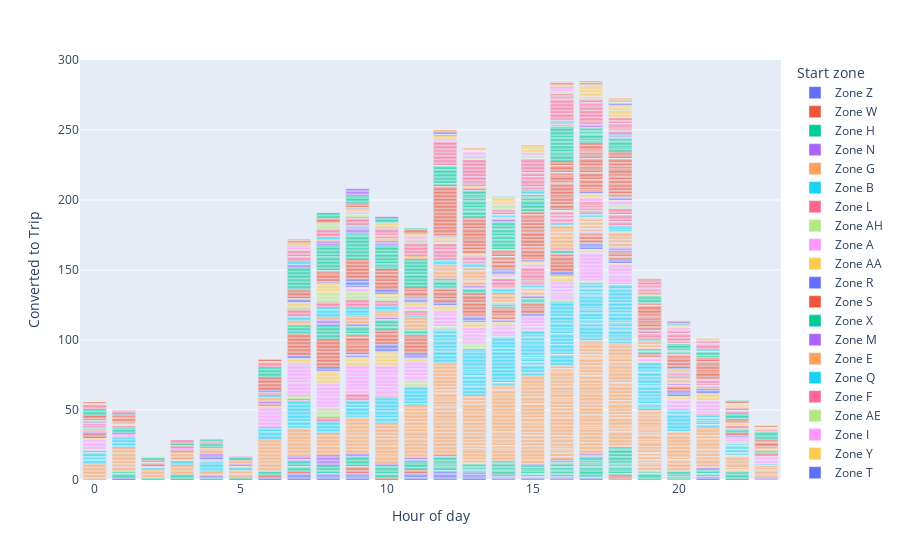

Notebook code cell kept with this figure:
### Markdown cell above
# Exploring the data

### Code cell
df = dataA
fig = px.bar(df, x="Hour of day", y="Converted to Trip", color="Start zone")
fig.show()

### Figure 1 — Plotly figure (JSON) as saved in the notebook; plotly's stock layout.template omitted (floating-point values rounded to 4 significant figures; data arrays with more than 128 entries replaced by an {"elided": "..."} marker saying what was removed)
{"data": [{"alignmentgroup": "True", "hovertemplate": "Start zone=Zone Z<br>Hour of day=%{x}<br>Converted to Trip=%{y}<extra></extra>", "legendgroup": "Zone Z", "marker": {"color": "#636efa"}, "name": "Zone Z", "offsetgroup": "Zone Z", "orientation": "v", "showlegend": true, "textposition": "auto", "type": "bar", "x": [17, 11, 18, 9, 7, 15, 18, 14, 1, 8, 12, 15, 16, 14, 10, 11, 15, 17, 9, 11, 19, 7, 13, 12, 10, 14, 14, 8, 18, 22, 15, 19, 12, 13, 11, 18, 15, 17, 9, 13, 12, 22, 16, 13, 15, 23, 16, 14, 12, 18, 17, 22, 12, 21, 13, 17, 14, 13, 8, 15, 19, 12, 13, 23, 14, 18, 7, 13, 12, 8, 9, 18, 14, 8, 17, 21, 16, 16, 9, 21, 8, 12, 19, 17, 16, 6, 18, 11, 9, 11, 11, 18, 21, 9, 16, 7, 7, 6, 16, 13, 21, 7, 14, 13, 1, 2, 9, 16, 8, 9, 16], "xaxis": "x", "y": [0, 1, 0, 0, 1, 1, 0, 1, 1, 1, 1, 0, 1, 0, 1, 1, 0, 1, 0, 0, 0, 1, 1, 0, 0, 0, 0, 1, 0, 0, 1, 0, 1, 1, 0, 0, 0, 0, 1, 1, 1, 0, 0, 0, 0, 0, 0, 1, 1, 0, 1, 1, 1, 0, 1, 0, 0, 0, 1, 1, 0, 0, 0, 0, 1, 1, 1, 0, 1, 0, 1, 0, 0, 1, 0, 0, 0, 1, 1, 1, 1, 0, 0, 0, 0, 1, 0, 1, 0, 1, 1, 0, 1, 1, 1, 1, 1, 1, 0, 1, 1, 0, 0, 1, 1, 0, 1, 0, 0, 0, 0], "yaxis": "y"}, {"alignmentgroup": "True", "hovertemplate": "Start zone=Zone W<br>Hour of day=%{x}<br>Converted to Trip=%{y}<extra></extra>", "legendgroup": "Zone W", "marker": {"color": "#EF553B"}, "name": "Zone W", "offsetgroup": "Zone W", "orientation": "v", "showlegend": true, "textposition": "auto", "type": "bar", "x": [13, 9, 13, 16, 3, 9, 15, 19, 6, 14, 10, 18, 18, 17, 11, 11, 18, 13, 13, 12, 21, 17, 14, 20, 16, 18, 14, 9, 9, 9, 15, 11, 5, 15, 18, 7, 18, 18, 21, 11, 16, 9, 22, 16, 11, 13], "xaxis": "x", "y": [0, 1, 0, 0, 1, 1, 0, 0, 1, 0, 1, 0, 0, 0, 0, 1, 0, 0, 0, 1, 0, 0, 0, 0, 1, 1, 1, 0, 1, 1, 0, 1, 0, 0, 1, 1, 0, 1, 0, 0, 0, 1, 0, 0, 1, 0], "yaxis": "y"}, {"alignmentgroup": "True", "hovertemplate": "Start zone=Zone H<br>Hour of day=%{x}<br>Converted to Trip=%{y}<extra></extra>", "legendgroup": "Zone H", "marker": {"color": "#00cc96"}, "name": "Zone H", "offsetgroup": "Zone H", "orientation": "v", "showlegend": true, "textposition": "auto", "type": "bar", "x": {"elided": "303 int values"}, "xaxis": "x", "y": {"elided": "303 int values"}, "yaxis": "y"}, {"alignmentgroup": "True", "hovertemplate": "Start zone=Zone N<br>Hour of day=%{x}<br>Converted to Trip=%{y}<extra></extra>", "legendgroup": "Zone N", "marker": {"color": "#ab63fa"}, "name": "Zone N", "offsetgroup": "Zone N", "orientation": "v", "showlegend": true, "textposition": "auto", "type": "bar", "x": [11, 7, 7, 23, 12, 19, 7, 14, 13, 13, 7, 13, 8, 7, 17, 16, 8, 8, 23, 11, 17, 7, 9, 18, 8, 15, 9, 16, 21, 13, 13, 19, 17, 13, 14, 8, 21, 17, 10, 1, 16, 13, 8, 11, 18, 10, 15, 6, 17, 2, 8, 12, 14, 14, 9, 7, 16, 18, 17, 22, 11, 15, 8, 4], "xaxis": "x", "y": [1, 1, 0, 0, 0, 0, 1, 0, 0, 0, 0, 0, 1, 0, 0, 1, 1, 1, 1, 0, 1, 1, 0, 0, 1, 0, 1, 0, 1, 0, 0, 0, 0, 0, 0, 1, 0, 0, 1, 0, 0, 0, 1, 0, 0, 1, 1, 0, 0, 0, 1, 1, 1, 0, 1, 1, 1, 0, 1, 0, 1, 0, 1, 1], "yaxis": "y"}, {"alignmentgroup": "True", "hovertemplate": "Start zone=Zone G<br>Hour of day=%{x}<br>Converted to Trip=%{y}<extra></extra>", "legendgroup": "Zone G", "marker": {"color": "#FFA15A"}, "name": "Zone G", "offsetgroup": "Zone G", "orientation": "v", "showlegend": true, "textposition": "auto", "type": "bar", "x": {"elided": "1229 int values"}, "xaxis": "x", "y": {"elided": "1229 int values"}, "yaxis": "y"}, {"alignmentgroup": "True", "hovertemplate": "Start zone=Zone B<br>Hour of day=%{x}<br>Converted to Trip=%{y}<extra></extra>", "legendgroup": "Zone B", "marker": {"color": "#19d3f3"}, "name": "Zone B", "offsetgroup": "Zone B", "orientation": "v", "showlegend": true, "textposition": "auto", "type": "bar", "x": {"elided": "711 int values"}, "xaxis": "x", "y": {"elided": "711 int values"}, "yaxis": "y"}, {"alignmentgroup": "True", "hovertemplate": "Start zone=Zone L<br>Hour of day=%{x}<br>Converted to Trip=%{y}<extra></extra>", "legendgroup": "Zone L", "marker": {"color": "#FF6692"}, "name": "Zone L", "offsetgroup": "Zone L", "orientation": "v", "showlegend": true, "textposition": "auto", "type": "bar", "x": [16, 19, 8, 18, 9, 22, 9, 7, 9, 12, 23, 8, 9, 13, 9, 17, 21, 7, 11, 7, 8, 10, 14, 23, 13, 9, 11, 17], "xaxis": "x", "y": [0, 0, 1, 1, 0, 0, 1, 1, 1, 0, 0, 1, 1, 1, 1, 0, 1, 0, 1, 1, 1, 1, 0, 0, 0, 1, 0, 1], "yaxis": "y"}, {"alignmentgroup": "True", "hovertemplate": "Start zone=Zone AH<br>Hour of day=%{x}<br>Converted to Trip=%{y}<extra></extra>", "legendgroup": "Zone AH", "marker": {"color": "#B6E880"}, "name": "Zone AH", "offsetgroup": "Zone AH", "orientation": "v", "showlegend": true, "textposition": "auto", "type": "bar", "x": [19, 23, 15, 1, 13, 17, 11, 13, 2, 17, 3, 20, 7, 22, 14, 17, 18, 16, 13, 17, 23, 16, 18, 8, 8, 18, 10, 14, 8, 9, 11, 8, 8, 7, 3, 0, 17, 11, 19, 18, 13, 11, 10, 13, 8, 1, 21, 16, 4, 9, 11, 18, 10, 14, 14, 22, 18, 21, 17, 11, 16, 18, 12, 15, 14, 8, 21, 13, 0, 8, 13, 17, 11, 23, 16, 12, 9, 22, 2, 13], "xaxis": "x", "y": [1, 0, 0, 0, 1, 0, 1, 0, 0, 0, 0, 0, 1, 0, 0, 0, 0, 0, 1, 1, 0, 0, 0, 1, 1, 0, 0, 0, 1, 0, 1, 1, 0, 1, 0, 1, 0, 0, 0, 0, 0, 1, 1, 0, 0, 0, 1, 1, 1, 0, 1, 0, 0, 0, 0, 0, 0, 0, 0, 0, 0, 0, 0, 0, 0, 1, 0, 1, 0, 1, 1, 0, 0, 0, 0, 1, 0, 1, 0, 0], "yaxis": "y"}, {"alignmentgroup": "True", "hovertemplate": "Start zone=Zone A<br>Hour of day=%{x}<br>Converted to Trip=%{y}<extra></extra>", "legendgroup": "Zone A", "marker": {"color": "#FF97FF"}, "name": "Zone A", "offsetgroup": "Zone A", "orientation": "v", "showlegend": true, "textposition": "auto", "type": "bar", "x": {"elided": "361 int values"}, "xaxis": "x", "y": {"elided": "361 int values"}, "yaxis": "y"}, {"alignmentgroup": "True", "hovertemplate": "Start zone=Zone AA<br>Hour of day=%{x}<br>Converted to Trip=%{y}<extra></extra>", "legendgroup": "Zone AA", "marker": {"color": "#FECB52"}, "name": "Zone AA", "offsetgroup": "Zone AA", "orientation": "v", "showlegend": true, "textposition": "auto", "type": "bar", "x": [7, 21, 17, 9, 18, 18, 16, 21, 11, 15, 9, 10, 3, 8, 7, 13, 12, 9, 10, 21, 17, 8, 18, 14, 14, 18, 10, 8, 17, 12, 22, 17, 8, 5, 6, 21, 15, 10, 8, 12, 8, 13, 14, 18, 15, 18, 21, 15, 10, 14, 23, 12, 9, 0, 8, 17, 20, 12, 10, 21, 10, 15, 6, 16, 11, 7, 22, 16, 17, 13, 23, 21, 11, 20, 19, 15, 7, 10, 11, 10, 17, 18, 16, 13, 9, 0, 8, 10, 10, 9, 9, 11, 9, 20, 18, 15, 12, 20, 16, 7, 14, 13, 21, 10, 13, 21, 23, 8, 10], "xaxis": "x", "y": [0, 0, 0, 1, 0, 1, 1, 0, 0, 0, 1, 0, 1, 1, 1, 1, 1, 1, 1, 0, 0, 1, 0, 0, 1, 0, 1, 1, 0, 1, 1, 0, 1, 1, 1, 0, 0, 0, 1, 1, 1, 1, 1, 0, 0, 0, 1, 0, 1, 1, 1, 0, 0, 1, 1, 1, 1, 1, 1, 1, 1, 0, 0, 1, 1, 1, 0, 1, 0, 1, 0, 1, 0, 0, 0, 0, 1, 1, 1, 1, 1, 0, 0, 1, 1, 0, 1, 1, 0, 0, 1, 0, 1, 1, 0, 0, 1, 0, 1, 1, 0, 0, 1, 1, 0, 1, 0, 1, 1], "yaxis": "y"}, {"alignmentgroup": "True", "hovertemplate": "Start zone=Zone R<br>Hour of day=%{x}<br>Converted to Trip=%{y}<extra></extra>", "legendgroup": "Zone R", "marker": {"color": "#636efa"}, "name": "Zone R", "offsetgroup": "Zone R", "orientation": "v", "showlegend": true, "textposition": "auto", "type": "bar", "x": [22, 21, 18, 9, 9, 0, 21, 14, 18, 17, 11, 8, 18, 15, 4, 16, 9, 16, 15, 9, 17, 7, 14, 20, 15, 15, 7, 23, 16, 1, 17, 11, 13, 14, 10, 12, 13, 16, 17, 11, 9, 21, 18, 6, 9, 7, 15, 4, 17, 13, 21, 10, 11, 13, 13, 11, 21, 9, 20, 18, 13, 9, 10, 8, 10, 13, 15, 19, 21, 17, 7, 17, 17, 10, 20, 14, 8, 10, 20, 13, 20, 14, 13, 12, 12], "xaxis": "x", "y": [1, 0, 0, 1, 0, 1, 1, 0, 0, 0, 1, 0, 1, 0, 1, 0, 0, 1, 0, 0, 0, 0, 0, 1, 1, 0, 0, 0, 1, 1, 1, 0, 0, 1, 1, 1, 0, 1, 1, 0, 1, 1, 1, 0, 0, 1, 1, 1, 1, 1, 0, 1, 1, 0, 1, 1, 0, 0, 1, 1, 1, 1, 1, 1, 1, 0, 0, 0, 1, 0, 1, 1, 0, 1, 1, 0, 1, 0, 0, 0, 1, 1, 1, 0, 1], "yaxis": "y"}, {"alignmentgroup": "True", "hovertemplate": "Start zone=Zone S<br>Hour of day=%{x}<br>Converted to Trip=%{y}<extra></extra>", "legendgroup": "Zone S", "marker": {"color": "#EF553B"}, "name": "Zone S", "offsetgroup": "Zone S", "orientation": "v", "showlegend": true, "textposition": "auto", "type": "bar", "x": {"elided": "224 int values"}, "xaxis": "x", "y": {"elided": "224 int values"}, "yaxis": "y"}, {"alignmentgroup": "True", "hovertemplate": "Start zone=Zone X<br>Hour of day=%{x}<br>Converted to Trip=%{y}<extra></extra>", "legendgroup": "Zone X", "marker": {"color": "#00cc96"}, "name": "Zone X", "offsetgroup": "Zone X", "orientation": "v", "showlegend": true, "textposition": "auto", "type": "bar", "x": [17, 3, 7, 10, 14, 1, 13, 16, 8, 23, 12, 10, 1, 18, 13, 16, 11, 7, 12, 17, 15, 11, 21, 19, 14, 8, 3, 5, 19, 8, 8, 10, 12, 9, 8, 9, 17, 12, 9, 14, 15, 13, 10, 9, 9, 10, 10, 5, 16, 14, 15, 15, 19, 15, 18, 14, 8, 19, 20, 9, 14, 12, 7, 1, 8, 11, 12, 16, 23, 18, 22, 15, 10, 7, 9, 2, 7, 10, 6, 9, 21, 8, 12, 16, 2, 21, 13, 8, 9, 1, 8, 10, 14, 16, 19, 17, 17, 12, 22, 13, 3, 7, 20, 11, 14, 8, 14, 10, 8, 18, 10, 17, 15, 15, 21, 12, 18, 11, 7, 12, 17, 13, 11, 17], "xaxis": "x", "y": [0, 0, 0, 1, 0, 1, 1, 0, 1, 1, 0, 1, 1, 0, 1, 0, 1, 1, 1, 0, 0, 0, 0, 1, 1, 1, 0, 0, 0, 1, 1, 0, 0, 1, 0, 0, 0, 1, 0, 0, 1, 1, 1, 1, 1, 0, 1, 0, 0, 0, 0, 1, 0, 0, 0, 1, 1, 0, 0, 1, 1, 1, 0, 0, 1, 1, 1, 0, 0, 1, 1, 1, 1, 1, 1, 0, 1, 1, 0, 1, 0, 0, 1, 0, 1, 0, 0, 1, 0, 1, 1, 1, 0, 1, 1, 0, 1, 0, 1, 1, 0, 1, 0, 1, 0, 1, 0, 0, 1, 0, 1, 0, 1, 0, 0, 1, 0, 0, 1, 0, 0, 0, 1, 0], "yaxis": "y"}, {"alignmentgroup": "True", "hovertemplate": "Start zone=Zone M<br>Hour of day=%{x}<br>Converted to Trip=%{y}<extra></extra>", "legendgroup": "Zone M", "marker": {"color": "#ab63fa"}, "name": "Zone M", "offsetgroup": "Zone M", "orientation": "v", "showlegend": true, "textposition": "auto", "type": "bar", "x": [15, 21, 8, 11, 14, 8, 18, 9, 14, 11, 8, 8, 20, 16, 14, 19, 16, 22, 17, 15, 9, 17, 19, 12, 7, 18, 7, 14, 21, 18, 16, 23, 5, 21, 17, 13, 17, 7, 17, 20, 10, 20, 21, 13, 14, 9, 22, 21, 8, 18, 15, 17, 13, 19, 10, 13, 0, 21, 18, 7, 13, 13, 14, 20, 19, 13, 6, 16, 19, 16, 16, 17, 16, 0, 16, 9, 15, 20, 4, 8, 4, 16, 13, 8, 18, 13, 10, 5, 23, 21, 12, 10, 17, 18], "xaxis": "x", "y": [0, 0, 1, 0, 0, 1, 1, 0, 0, 0, 0, 1, 0, 1, 0, 0, 0, 0, 0, 1, 1, 0, 0, 0, 1, 1, 0, 0, 0, 0, 0, 1, 1, 0, 0, 0, 1, 0, 0, 0, 0, 1, 0, 0, 0, 1, 0, 0, 1, 0, 1, 0, 0, 1, 0, 0, 1, 0, 0, 0, 1, 0, 0, 0, 0, 0, 1, 0, 0, 0, 0, 0, 0, 1, 1, 0, 0, 0, 0, 0, 1, 0, 1, 1, 0, 0, 1, 0, 0, 1, 1, 0, 0, 0], "yaxis": "y"}, {"alignmentgroup": "True", "hovertemplate": "Start zone=Zone E<br>Hour of day=%{x}<br>Converted to Trip=%{y}<extra></extra>", "legendgroup": "Zone E", "marker": {"color": "#FFA15A"}, "name": "Zone E", "offsetgroup": "Zone E", "orientation": "v", "showlegend": true, "textposition": "auto", "type": "bar", "x": {"elided": "254 int values"}, "xaxis": "x", "y": {"elided": "254 int values"}, "yaxis": "y"}, {"alignmentgroup": "True", "hovertemplate": "Start zone=Zone Q<br>Hour of day=%{x}<br>Converted to Trip=%{y}<extra></extra>", "legendgroup": "Zone Q", "marker": {"color": "#19d3f3"}, "name": "Zone Q", "offsetgroup": "Zone Q", "orientation": "v", "showlegend": true, "textposition": "auto", "type": "bar", "x": [14, 11, 9, 12, 23, 22, 10, 18, 7, 22, 12, 0, 6, 12, 0, 12, 21, 8, 14, 17, 21, 21, 1, 13, 17, 15, 12, 18, 22, 8, 0, 15, 12, 10, 22, 8, 17, 16, 10, 8, 23, 15, 16, 0, 0, 8, 13, 14, 23, 8, 12, 19, 18, 19, 12, 15, 13, 22, 10, 16, 9, 8, 18, 9, 8, 7, 13, 22, 10, 8, 8, 13, 14, 9, 7, 0, 18, 18, 15, 18, 9, 11, 16, 13, 13, 9, 16, 16, 21, 11, 20, 7, 18, 16, 9, 18, 7, 17, 12, 21, 14, 14, 17, 9, 11, 6, 10, 7, 17, 19, 18], "xaxis": "x", "y": [1, 0, 1, 0, 0, 1, 0, 0, 1, 0, 0, 0, 1, 1, 1, 1, 0, 0, 1, 0, 0, 0, 1, 0, 1, 1, 0, 0, 0, 1, 0, 0, 0, 0, 0, 1, 1, 1, 1, 1, 1, 0, 0, 1, 0, 1, 0, 0, 0, 1, 1, 1, 1, 0, 0, 0, 1, 0, 1, 1, 0, 0, 1, 0, 1, 1, 0, 0, 1, 0, 1, 1, 1, 1, 0, 0, 1, 0, 1, 0, 1, 1, 0, 1, 0, 1, 0, 0, 0, 1, 1, 1, 0, 0, 1, 1, 0, 0, 1, 0, 1, 0, 0, 1, 0, 1, 1, 0, 1, 1, 0], "yaxis": "y"}, {"alignmentgroup": "True", "hovertemplate": "Start zone=Zone F<br>Hour of day=%{x}<br>Converted to Trip=%{y}<extra></extra>", "legendgroup": "Zone F", "marker": {"color": "#FF6692"}, "name": "Zone F", "offsetgroup": "Zone F", "orientation": "v", "showlegend": true, "textposition": "auto", "type": "bar", "x": {"elided": "222 int values"}, "xaxis": "x", "y": {"elided": "222 int values"}, "yaxis": "y"}, {"alignmentgroup": "True", "hovertemplate": "Start zone=Zone AE<br>Hour of day=%{x}<br>Converted to Trip=%{y}<extra></extra>", "legendgroup": "Zone AE", "marker": {"color": "#B6E880"}, "name": "Zone AE", "offsetgroup": "Zone AE", "orientation": "v", "showlegend": true, "textposition": "auto", "type": "bar", "x": [12, 8, 9, 14, 17, 10, 16, 14, 15, 17, 16, 7, 7, 7, 16, 19, 11, 12, 10, 11, 12, 10, 19, 18, 17, 1, 23, 14, 8, 15, 12, 18, 12, 14, 17, 1, 11, 18, 8, 9, 6, 10, 8, 8, 13, 9, 9, 8, 0, 1, 15, 17, 16, 16, 18, 16, 10, 18, 6, 15, 13, 14, 9, 8, 9], "xaxis": "x", "y": [0, 1, 1, 0, 0, 1, 1, 1, 0, 0, 0, 1, 1, 0, 0, 0, 1, 0, 1, 0, 0, 0, 0, 0, 0, 0, 0, 0, 1, 0, 1, 1, 0, 0, 0, 1, 0, 0, 1, 1, 0, 1, 1, 0, 0, 1, 1, 1, 1, 0, 0, 0, 0, 0, 1, 0, 0, 0, 0, 0, 0, 0, 1, 1, 1], "yaxis": "y"}, {"alignmentgroup": "True", "hovertemplate": "Start zone=Zone I<br>Hour of day=%{x}<br>Converted to Trip=%{y}<extra></extra>", "legendgroup": "Zone I", "marker": {"color": "#FF97FF"}, "name": "Zone I", "offsetgroup": "Zone I", "orientation": "v", "showlegend": true, "textposition": "auto", "type": "bar", "x": [2, 17, 13, 14, 18, 16, 21, 12, 13, 18, 17, 12, 18, 17, 13, 13, 19, 14, 21, 17, 14, 21, 16, 17, 17, 18, 16, 22, 17, 15, 12, 15, 9, 17, 3, 19, 18, 18, 15, 11, 21, 16, 11, 14, 19, 16, 11, 9, 17, 18, 7, 1, 16, 15, 17, 7, 9], "xaxis": "x", "y": [0, 1, 0, 1, 0, 0, 0, 0, 0, 0, 1, 0, 0, 1, 0, 0, 0, 0, 1, 0, 0, 0, 0, 0, 0, 1, 0, 0, 0, 0, 1, 1, 0, 0, 1, 0, 0, 1, 0, 0, 0, 0, 1, 0, 0, 0, 1, 1, 0, 1, 0, 1, 0, 1, 0, 0, 1], "yaxis": "y"}, {"alignmentgroup": "True", "hovertemplate": "Start zone=Zone Y<br>Hour of day=%{x}<br>Converted to Trip=%{y}<extra></extra>", "legendgroup": "Zone Y", "marker": {"color": "#FECB52"}, "name": "Zone Y", "offsetgroup": "Zone Y", "orientation": "v", "showlegend": true, "textposition": "auto", "type": "bar", "x": [2, 13, 17, 8, 22, 10, 14, 15, 10, 16, 17, 11, 17, 11, 11, 16, 8, 10, 18, 7, 22, 16, 8, 8, 10, 13, 16, 21, 20, 4, 12, 8, 16, 19, 8, 12, 17, 13, 0, 0, 14, 15, 7, 19, 8, 19, 2, 8, 17, 15, 21, 9, 13, 20, 9, 17, 16, 2, 19, 13, 18, 19, 18, 23, 20, 9, 8, 9, 12, 6, 15, 15, 8, 10, 9, 12, 7, 8, 16, 7], "xaxis": "x", "y": [0, 0, 0, 1, 1, 0, 0, 1, 1, 0, 1, 1, 1, 1, 1, 0, 1, 0, 1, 1, 1, 0, 0, 0, 0, 0, 0, 0, 1, 0, 1, 0, 0, 0, 1, 1, 0, 0, 0, 0, 1, 0, 1, 0, 1, 0, 0, 1, 0, 1, 0, 0, 0, 0, 0, 1, 0, 0, 0, 1, 0, 0, 0, 0, 0, 1, 1, 0, 0, 0, 0, 0, 1, 1, 0, 1, 1, 1, 0, 0], "yaxis": "y"}, {"alignmentgroup": "True", "hovertemplate": "Start zone=Zone T<br>Hour of day=%{x}<br>Converted to Trip=%{y}<extra></extra>", "legendgroup": "Zone T", "marker": {"color": "#636efa"}, "name": "Zone T", "offsetgroup": "Zone T", "orientation": "v", "showlegend": true, "textposition": "auto", "type": "bar", "x": [14, 14, 15, 7, 11, 9, 9, 14, 0, 18, 17, 15, 15, 15, 22, 16, 10, 10, 2, 8, 0, 9, 14, 9, 13, 8, 11, 11, 18, 7, 12, 18, 22, 17, 10, 20, 9, 18, 11, 14, 9, 7, 16, 0, 11, 15, 11, 16, 13, 20, 6, 18, 0, 19, 15, 5, 20, 9, 23, 15, 12, 19, 10, 1, 20, 18, 15, 11, 16, 11, 18, 19, 6], "xaxis": "x", "y": [1, 0, 0, 0, 1, 1, 0, 0, 0, 0, 1, 0, 0, 0, 0, 0, 0, 1, 0, 1, 0, 1, 1, 1, 0, 0, 0, 1, 1, 1, 0, 0, 0, 0, 1, 0, 1, 0, 0, 1, 0, 1, 0, 1, 1, 1, 0, 0, 0, 1, 1, 1, 0, 0, 1, 0, 0, 1, 0, 0, 1, 1, 1, 0, 1, 0, 0, 1, 0, 0, 0, 0, 1], "yaxis": "y"}, {"alignmentgroup": "True", "hovertemplate": "Start zone=Zone D<br>Hour of day=%{x}<br>Converted to Trip=%{y}<extra></extra>", "legendgroup": "Zone D", "marker": {"color": "#EF553B"}, "name": "Zone D", "offsetgroup": "Zone D", "orientation": "v", "showlegend": true, "textposition": "auto", "type": "bar", "x": {"elided": "557 int values"}, "xaxis": "x", "y": {"elided": "557 int values"}, "yaxis": "y"}, {"alignmentgroup": "True", "hovertemplate": "Start zone=Zone P<br>Hour of day=%{x}<br>Converted to Trip=%{y}<extra></extra>", "legendgroup": "Zone P", "marker": {"color": "#00cc96"}, "name": "Zone P", "offsetgroup": "Zone P", "orientation": "v", "showlegend": true, "textposition": "auto", "type": "bar", "x": {"elided": "349 int values"}, "xaxis": "x", "y": {"elided": "349 int values"}, "yaxis": "y"}, {"alignmentgroup": "True", "hovertemplate": "Start zone=Zone O<br>Hour of day=%{x}<br>Converted to Trip=%{y}<extra></extra>", "legendgroup": "Zone O", "marker": {"color": "#ab63fa"}, "name": "Zone O", "offsetgroup": "Zone O", "orientation": "v", "showlegend": true, "textposition": "auto", "type": "bar", "x": [10, 7, 10, 9, 7, 15, 9, 12, 17, 18, 16, 9, 15, 10, 14, 15, 9, 15, 13, 10, 9, 21, 21, 9, 17, 16, 18, 19, 20, 10, 0, 7, 7, 18, 9, 12, 17, 15, 8, 8, 18, 16, 14, 13, 10, 8, 12], "xaxis": "x", "y": [0, 1, 1, 0, 1, 0, 0, 0, 0, 0, 0, 0, 0, 1, 0, 1, 1, 0, 0, 0, 1, 0, 0, 1, 0, 0, 0, 0, 0, 1, 0, 0, 0, 1, 1, 0, 1, 0, 0, 1, 0, 0, 1, 1, 0, 1, 0], "yaxis": "y"}, {"alignmentgroup": "True", "hovertemplate": "Start zone=Zone AG<br>Hour of day=%{x}<br>Converted to Trip=%{y}<extra></extra>", "legendgroup": "Zone AG", "marker": {"color": "#FFA15A"}, "name": "Zone AG", "offsetgroup": "Zone AG", "orientation": "v", "showlegend": true, "textposition": "auto", "type": "bar", "x": [19, 14, 9, 17, 13, 10, 23, 16, 13, 9, 13, 21, 16, 8, 14, 17, 23, 16, 0, 15, 20, 13, 19, 20, 14, 8, 15, 10, 14, 11, 16, 14, 19, 18, 2, 19, 15, 16, 11, 14, 18, 17, 15, 18, 18, 16, 7, 10], "xaxis": "x", "y": [0, 1, 0, 1, 1, 0, 0, 0, 0, 1, 1, 0, 1, 1, 0, 0, 0, 0, 0, 0, 0, 0, 0, 0, 0, 1, 0, 1, 1, 1, 0, 0, 1, 0, 0, 0, 0, 0, 1, 0, 0, 0, 1, 0, 0, 1, 0, 1], "yaxis": "y"}, {"alignmentgroup": "True", "hovertemplate": "Start zone=Zone AI<br>Hour of day=%{x}<br>Converted to Trip=%{y}<extra></extra>", "legendgroup": "Zone AI", "marker": {"color": "#19d3f3"}, "name": "Zone AI", "offsetgroup": "Zone AI", "orientation": "v", "showlegend": true, "textposition": "auto", "type": "bar", "x": [16, 21, 5, 16, 9, 16, 21, 9, 18, 18, 9, 13, 18, 7, 14, 17, 15, 7, 8, 10, 16, 16, 15, 22, 14, 9, 12, 10, 8, 8, 8, 7], "xaxis": "x", "y": [1, 1, 0, 0, 0, 0, 0, 0, 0, 0, 1, 1, 1, 1, 0, 0, 1, 1, 1, 0, 0, 0, 1, 1, 1, 0, 0, 0, 1, 0, 0, 0], "yaxis": "y"}, {"alignmentgroup": "True", "hovertemplate": "Start zone=Zone K<br>Hour of day=%{x}<br>Converted to Trip=%{y}<extra></extra>", "legendgroup": "Zone K", "marker": {"color": "#FF6692"}, "name": "Zone K", "offsetgroup": "Zone K", "orientation": "v", "showlegend": true, "textposition": "auto", "type": "bar", "x": {"elided": "338 int values"}, "xaxis": "x", "y": {"elided": "338 int values"}, "yaxis": "y"}, {"alignmentgroup": "True", "hovertemplate": "Start zone=Zone AD<br>Hour of day=%{x}<br>Converted to Trip=%{y}<extra></extra>", "legendgroup": "Zone AD", "marker": {"color": "#B6E880"}, "name": "Zone AD", "offsetgroup": "Zone AD", "orientation": "v", "showlegend": true, "textposition": "auto", "type": "bar", "x": [17, 12, 14, 21, 15, 17, 19, 16, 8, 17, 14, 9, 14, 20, 15, 15, 16, 0, 20, 16, 13, 9, 16, 0, 9, 1, 15, 15, 18, 7, 11, 14, 20, 15, 16, 19, 13, 8, 12, 13, 19, 15, 10, 2, 9, 9, 8, 8], "xaxis": "x", "y": [0, 0, 1, 0, 0, 0, 0, 0, 1, 1, 0, 0, 1, 0, 1, 0, 0, 0, 0, 1, 0, 1, 1, 0, 1, 0, 0, 0, 0, 1, 1, 1, 0, 0, 0, 0, 0, 1, 0, 1, 0, 1, 0, 1, 0, 1, 1, 1], "yaxis": "y"}, {"alignmentgroup": "True", "hovertemplate": "Start zone=Zone AF<br>Hour of day=%{x}<br>Converted to Trip=%{y}<extra></extra>", "legendgroup": "Zone AF", "marker": {"color": "#FF97FF"}, "name": "Zone AF", "offsetgroup": "Zone AF", "orientation": "v", "showlegend": true, "textposition": "auto", "type": "bar", "x": [13, 13, 22, 13, 23, 13, 11, 15, 12, 20, 17, 13, 15, 16, 16, 17, 15, 21, 17, 13, 11, 14, 13, 21, 10, 11, 10, 13, 15, 14, 13, 11, 9, 19, 16, 20, 23, 20, 14, 21, 7, 7, 7, 13, 9, 16, 15, 14, 17, 8, 14, 16, 15, 12, 11, 11, 4, 19, 15, 4, 9], "xaxis": "x", "y": [0, 1, 0, 0, 0, 1, 1, 0, 0, 0, 0, 0, 0, 0, 0, 0, 1, 0, 0, 1, 1, 0, 0, 1, 0, 0, 1, 0, 0, 0, 1, 1, 0, 0, 1, 1, 0, 0, 1, 0, 0, 1, 1, 1, 1, 1, 1, 0, 0, 0, 0, 1, 0, 1, 0, 1, 0, 0, 0, 0, 0], "yaxis": "y"}, {"alignmentgroup": "True", "hovertemplate": "Start zone=Zone C<br>Hour of day=%{x}<br>Converted to Trip=%{y}<extra></extra>", "legendgroup": "Zone C", "marker": {"color": "#FECB52"}, "name": "Zone C", "offsetgroup": "Zone C", "orientation": "v", "showlegend": true, "textposition": "auto", "type": "bar", "x": [21, 11, 18, 18, 10, 17, 18, 17, 15, 18, 14, 22, 15, 11, 17, 15, 18, 19, 18, 18, 18, 20, 8, 13, 10, 21, 12, 14, 18, 17, 22, 13, 15, 12, 18, 18, 14, 21, 23, 12, 15, 18, 15, 9, 22, 21, 15, 17, 20, 10, 14, 6, 7, 18, 13, 17, 7, 16, 18, 18, 17, 17, 18, 11, 16, 16, 13, 15, 9, 16, 21, 17, 17, 21, 11, 21, 14, 19, 12, 22, 17, 23, 22, 22, 19, 14, 0, 21, 21, 18, 20, 19, 22, 15, 14, 14, 18, 12, 14, 13, 9, 14], "xaxis": "x", "y": [0, 1, 0, 1, 1, 1, 1, 1, 0, 0, 1, 1, 0, 1, 1, 1, 1, 0, 1, 1, 0, 1, 1, 0, 1, 0, 0, 0, 0, 0, 0, 0, 1, 1, 0, 0, 1, 0, 1, 1, 0, 1, 0, 0, 0, 1, 1, 1, 0, 1, 0, 1, 1, 1, 0, 1, 1, 1, 0, 0, 1, 1, 0, 0, 0, 0, 0, 1, 1, 0, 0, 0, 1, 0, 0, 0, 1, 0, 1, 1, 0, 1, 0, 1, 0, 1, 1, 0, 0, 1, 1, 1, 0, 1, 1, 0, 1, 0, 0, 1, 1, 0], "yaxis": "y"}, {"alignmentgroup": "True", "hovertemplate": "Start zone=Zone V<br>Hour of day=%{x}<br>Converted to Trip=%{y}<extra></extra>", "legendgroup": "Zone V", "marker": {"color": "#636efa"}, "name": "Zone V", "offsetgroup": "Zone V", "orientation": "v", "showlegend": true, "textposition": "auto", "type": "bar", "x": [21, 9, 12, 14, 23, 13, 15, 16, 18], "xaxis": "x", "y": [0, 1, 1, 0, 0, 0, 0, 0, 1], "yaxis": "y"}, {"alignmentgroup": "True", "hovertemplate": "Start zone=Zone AB<br>Hour of day=%{x}<br>Converted to Trip=%{y}<extra></extra>", "legendgroup": "Zone AB", "marker": {"color": "#EF553B"}, "name": "Zone AB", "offsetgroup": "Zone AB", "orientation": "v", "showlegend": true, "textposition": "auto", "type": "bar", "x": [15, 8, 23, 22, 8, 11, 16, 9, 14, 19, 13, 11, 23, 13, 12, 23, 14, 13, 0, 19, 10, 17, 9, 13, 7, 2, 23, 17, 9, 23, 16, 9, 23, 6, 8, 3, 10, 13, 7, 13, 7, 15, 0, 7, 16, 12, 19, 17, 15, 9, 23, 15, 13, 12, 7, 12, 11, 15, 17, 21, 22, 11, 16, 16, 21, 13, 22, 9, 17, 18], "xaxis": "x", "y": [1, 1, 0, 0, 1, 0, 0, 0, 0, 0, 0, 1, 0, 0, 0, 0, 0, 0, 1, 0, 0, 0, 0, 0, 1, 0, 0, 0, 1, 0, 0, 0, 1, 1, 1, 0, 0, 0, 0, 0, 1, 0, 0, 0, 1, 0, 0, 1, 0, 1, 0, 0, 0, 0, 0, 0, 1, 0, 0, 0, 1, 1, 0, 0, 0, 0, 0, 1, 0, 0], "yaxis": "y"}, {"alignmentgroup": "True", "hovertemplate": "Start zone=Zone AC<br>Hour of day=%{x}<br>Converted to Trip=%{y}<extra></extra>", "legendgroup": "Zone AC", "marker": {"color": "#00cc96"}, "name": "Zone AC", "offsetgroup": "Zone AC", "orientation": "v", "showlegend": true, "textposition": "auto", "type": "bar", "x": [22, 8, 15, 9, 12, 15, 18, 18, 8, 18, 9, 0, 9, 13, 16, 10, 8, 10, 14, 13, 9, 14, 12, 7, 20, 0, 16, 10, 8, 13, 12, 19, 18, 13, 8, 17, 10, 4, 18, 11, 17, 9, 16, 14, 18, 11, 12, 18, 13, 21, 9, 9, 20, 3, 14, 20], "xaxis": "x", "y": [1, 0, 0, 0, 0, 0, 1, 0, 1, 0, 1, 0, 1, 0, 1, 0, 1, 1, 0, 0, 1, 1, 0, 0, 0, 0, 0, 1, 1, 0, 0, 0, 0, 0, 1, 0, 1, 1, 0, 0, 1, 1, 0, 0, 0, 1, 1, 0, 0, 0, 1, 0, 1, 0, 0, 0], "yaxis": "y"}, {"alignmentgroup": "True", "hovertemplate": "Start zone=Zone U<br>Hour of day=%{x}<br>Converted to Trip=%{y}<extra></extra>", "legendgroup": "Zone U", "marker": {"color": "#ab63fa"}, "name": "Zone U", "offsetgroup": "Zone U", "orientation": "v", "showlegend": true, "textposition": "auto", "type": "bar", "x": [18, 17, 9, 9, 18, 17, 9, 8, 16, 9, 3, 12, 10, 11, 9, 13, 20], "xaxis": "x", "y": [0, 0, 1, 1, 0, 0, 1, 0, 0, 1, 0, 1, 1, 0, 1, 0, 1], "yaxis": "y"}, {"alignmentgroup": "True", "hovertemplate": "Start zone=Zone J<br>Hour of day=%{x}<br>Converted to Trip=%{y}<extra></extra>", "legendgroup": "Zone J", "marker": {"color": "#FFA15A"}, "name": "Zone J", "offsetgroup": "Zone J", "orientation": "v", "showlegend": true, "textposition": "auto", "type": "bar", "x": [18, 16, 12, 16, 18, 14, 14, 18, 7, 21, 22, 18, 21, 16, 20, 18, 20, 17, 17, 14, 18, 13, 16], "xaxis": "x", "y": [1, 0, 1, 1, 0, 0, 0, 1, 1, 0, 0, 1, 0, 0, 1, 0, 0, 0, 1, 0, 0, 1, 0], "yaxis": "y"}], "layout": {"barmode": "relative", "legend": {"title": {"text": "Start zone"}, "tracegroupgap": 0}, "margin": {"t": 60}, "xaxis": {"anchor": "y", "domain": [0, 1], "title": {"text": "Hour of day"}}, "yaxis": {"anchor": "x", "domain": [0, 1], "title": {"text": "Converted to Trip"}}}}
